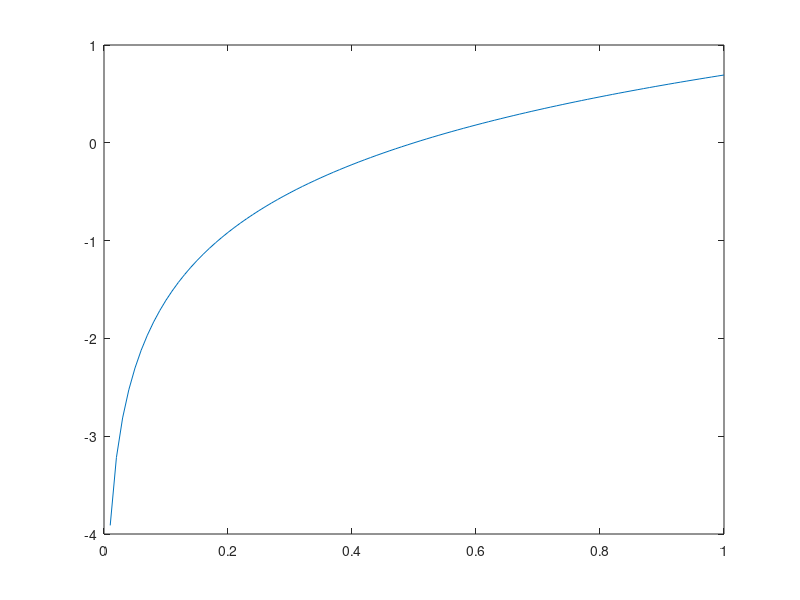

Write the MATLAB code that produced this figure.
% assume parameter = 0.3 here
% Laplace
% Here, μ is a location parameter and b>0, 
% which is sometimes referred to as the "diversity", 
% is a scale parameter. If μ=0 and b=1, the positive 
% half-line is exactly an exponential distribution 
% scaled by 1/2.
clc;
clear all;

b=1;
u=0;

X=[0:0.01:1];

p=u+b*log(2*X);


plot(X, p);

